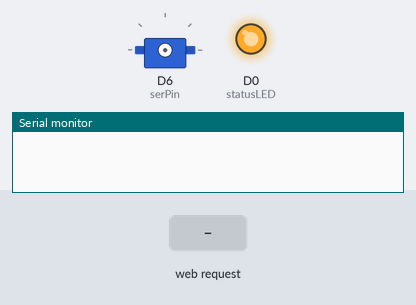
Recording of a sketch running on a simulated ESP8266 (NodeMCU). Parts: servo, output pins drawn as LEDs (lit = HIGH), the last lines printed to the serial monitor. The inputs (shaded band) are chosen by the test bench. WiFi joins after 1.5 s; servers stay silent unless stated.

Above: at 0.1 s.
At 4.3 s:
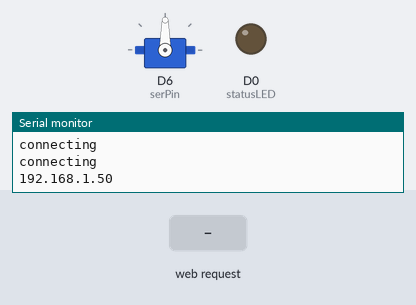
4.4 s: HTTP request GET /moveCameraUp received
5.9 s: HTTP request GET /moveCameraDown received
Timing chart, 0 to 8.9 s (numbered marks = the images above; inputs shaded):
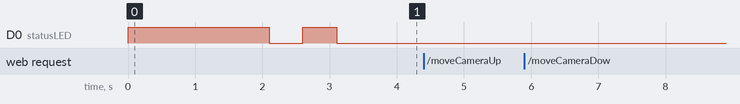

The sketch:

servoGardenSketchPosted.ino
```cpp
/*
 * This sketch will accept input from
 * a website and use that input to
 * control a servo that is attached
 * to a camera.
 *
 * This sketch is designed for use
 * with a nodeMCU esp8266 12-E
 *
 * Created by Samuel Sheedy and Stephaine Ryan Istvan
 * Date: 17/04/2018
 */

//Include the espboard libraries we need
#include <ESP8266WiFi.h>
#include <ESP8266WebServer.h> //note this library is not used, it has been added in case we decide to change how we implement the server
//include the servo library that will control the servo
#include <Servo.h>
//Define our pins for each of the modules
#define statusLED 16 //This is just for testing
#define serPin D6
//Create a server object that will listen on port 80
WiFiServer server(80);
//Create a servo object to control the servo that holds camera
Servo camServo;
//Set a static IP address
IPAddress ip(192,168,0,58);
IPAddress subnet(255,255,255,0);
IPAddress gateway(192,168,0,1);
//Create global variables that we will use in the program
//Variable to store the servo's position
int pos = 110;

void setup()
{
  //set the defined pins to outputs
  pinMode(statusLED,OUTPUT);
  Serial.begin(115200);
  //Connect to wifi with the SSID and Password
  WiFi.config(ip,gateway, subnet);
  WiFi.begin("xxxx","xxxx");
  while ((!(WiFi.status() == WL_CONNECTED)))
  {
    digitalWrite(statusLED, HIGH);
    delay(200);
    digitalWrite(statusLED, LOW);
    Serial.println("connecting");
  }
  //flash the on board led twice after we have connected successfully
  digitalWrite(statusLED, HIGH);
  delay(500);
  digitalWrite(statusLED, LOW);
  delay(500);
  digitalWrite(statusLED, HIGH);
  delay(500);
  digitalWrite(statusLED, LOW);
  Serial.println(WiFi.localIP());
  //Set the server to start listening for incoming traffic
  server.begin();
  camServo.attach(serPin);
}
void loop()
{
  //Serial.println(WiFi.localIP()); //Debug - To find out ip of device
 //check if the device is still connected to wifi, connect again if it is not
  connectToWifi();
  //Run the function that listens for clients
  gatherData();
}
void gatherData()
{
  //Create String variables that hold the input from the client
  //and the response that the device will send
  String clientInput = "initial", clientResponse;
  //Create a WiFiClient object
  WiFiClient client = server.available();
  //Check if there was a client connection, return to main if not
  if (!client) {return; }
  while(!client.available()){delay(1);}
  //if the client has connected then check what it has sent
  if (client.available())
  {
    //Loop through the request headers until the blank
    //line at the end
    while(clientInput.length() >= 2)
    {
       clientInput = client.readStringUntil('\n');
       Serial.println(clientInput);
    }
    //get the posted string
    clientInput = client.readStringUntil('/');
    Serial.println(clientInput);
    //trim whitespace from the string
    clientInput.trim();
    //respond to the client with http headers
    sendHeadersToClient(client);
    //run the function that will turn on or off devices
    clientResponse = activateDevices(client, clientInput);
    //send a response to the client
    client.print(clientResponse);
    //close the connection to the client
    client.stop();
    delay(1);
  }
}
void connectToWifi()
{
  //This function will test if the board has
  //a connection to an access point
  //and if it doesn't it will attempt to connect
  //to a specific access point
  if((!(WiFi.status() == WL_CONNECTED)))
  {
    WiFi.config(ip,gateway, subnet);
    WiFi.begin("xxxx","xxxx");
    while ((!(WiFi.status() == WL_CONNECTED)))
    {
      Serial.println("Connecting");
      digitalWrite(statusLED,HIGH);
      delay(200);
      digitalWrite(statusLED, LOW);
    }
    Serial.println("Connected");
    Serial.println(WiFi.localIP());
    digitalWrite(statusLED, HIGH);
    delay(500);
    digitalWrite(statusLED, LOW);
    delay(500);
    digitalWrite(statusLED, HIGH);
    delay(500);
    digitalWrite(statusLED,LOW);
  }
}
void sendHeadersToClient(WiFiClient client) //WiFiClient for esp8266, BridgeClient if using the arduino yun
{
  //This function prints the response headers to the client
  client.println("HTTP/1.1 200 OK"); //HTTP/1.1 200 OK for esp8266 respones, if using with arduino change to Status: 200
  client.println("Access-Control-Allow-Origin: *");
  client.println("Access-Control-Allow-Methods: POST");
  client.println("Content-Type: text/html");
  client.println("Connection: close");
  client.println();
}
String activateDevices(WiFiClient client, String clientInput)
{
  //This function will activate the lights, pump, heater or fan
  //and send a response to the client
  String response,range;
  if(clientInput == "moveCameraUp")
  {
    if (pos <= 140)
    {
      Serial.println("moved up");
      for(int i = 0; i < 10; i++)
      {
        pos++;
        camServo.write(pos);
        delay(15);
      }
      response = "Camera Moved Up";
    }
    else
    {
      Serial.println("not moved up");
      response = "Camera at max height";
    }
  }
  else if(clientInput == "moveCameraDown")
  {
    if (pos >= 110)
    {
      Serial.println("moved down");
      for(int j = 0; j < 10; j++)
      {
        pos--;
        camServo.write(pos);
        delay(15);
      }
      response = "Camera Moved Down";
    }
    else
    {
     response = "Camera at min height";
     Serial.println("not moved down");
    }
  }
  return response;
}
```
